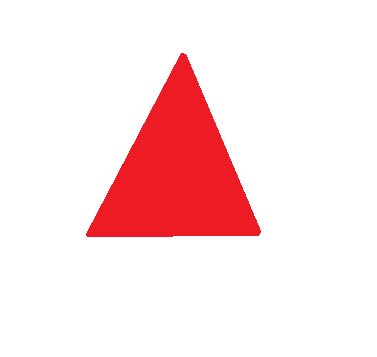
#> input picture assets/triangle.png, 377 x 357 px
$ python shapes.py
#> lines starting #> are read from the running program, lines starting #| are printed output that depends on the picture; after the words box and inside, x2 and y2 are one past the last pixel; in counts of white or black regions, pixels touching at a corner belong together
import cv2

img = cv2.imread("./assets/triangle.png", cv2.IMREAD_GRAYSCALE)
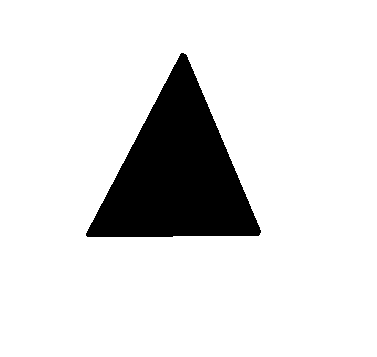
#> img: shape (357, 377); values 138 (black) and 255 (white), 87.5% white; 1 black region, box (x1, y1, x2, y2) and area: (86, 53, 261, 237) 16807
gray = cv2.cvtColor(img, cv2.IMREAD_GRAYSCALE)
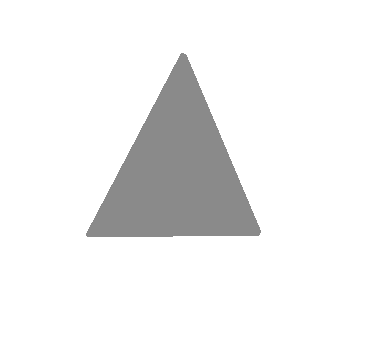
#> gray: shape (357, 377, 4); mean B, G, R, A 240.4, 240.4, 240.4, 255

ret, thresh = cv2.threshold(img, 1, 255, cv2.THRESH_BINARY_INV)
#> thresh: shape (357, 377); every value is 0
contours,h = cv2.findContours(thresh, 1, 2)
#> contours = []; h = None

for cnt in contours:
    approx = cv2.approxPolyDP(cnt, 0.01*cv2.arcLength(cnt, True), True)
    if len(approx) == 3:
        print("triangle")
    elif len(approx) == 4:
        print("square")
#> this loop made 0 passes

$ run again, with assets/square.jpg saved as assets/triangle.png
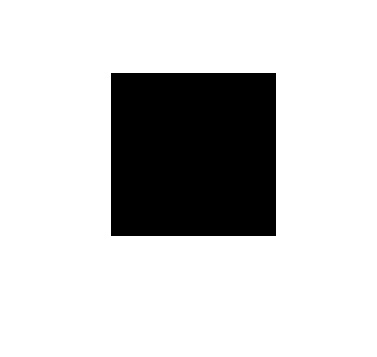
#> input picture assets/square.jpg, 377 x 357 px
#> img is the input picture: shape (357, 377); min 0, max 255, mean 204
#> `ret, thresh = cv2.threshold(img, 1, 255, cv2.THRESH_BINARY_INV)`:
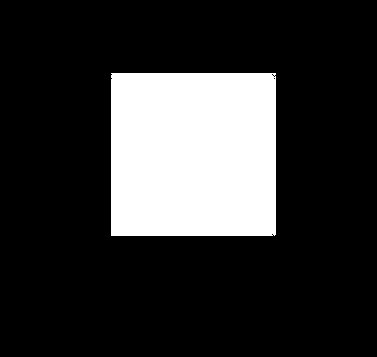
#> thresh: shape (357, 377); 20% white; 1 white region
#> contours = 6 contours, 5 with area under 20; largest, box (x1, y1, x2, y2) and area: (111, 73, 276, 236) 26564; h = [[1, -1, -1, -1], [2, 0, -1, -1], [3, 1, -1, -1], [4, 2, -1, -1], [5, 3, -1, -1], [-1, 4, -1, -1]]
#> the loop `for cnt in contours:` made 6 passes
#> approx on passes 1 to 6: [[271, 234], [272, 233], [273, 234], [272, 235]], [[273, 78], [274, 77], [275, 78], [274, 79]], [[273, 76], [274, 75], [275, 76], [274, 77]], [[272, 75], [273, 74], [274, 75], [273, 76]], [[271, 74], [272, 73], [273, 74], [272, 75]], [[111, 73], [111, 235], [275, 234], [275, 73]]
#> (printed output is left out)
